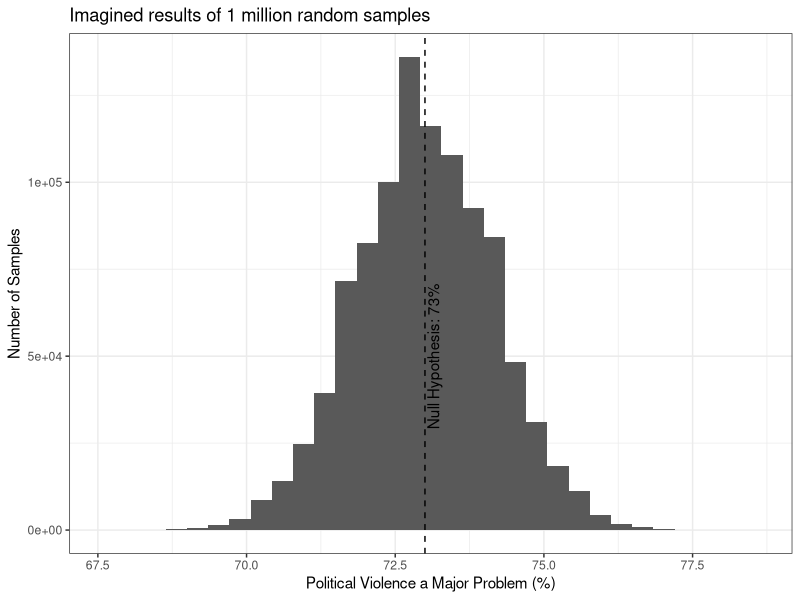
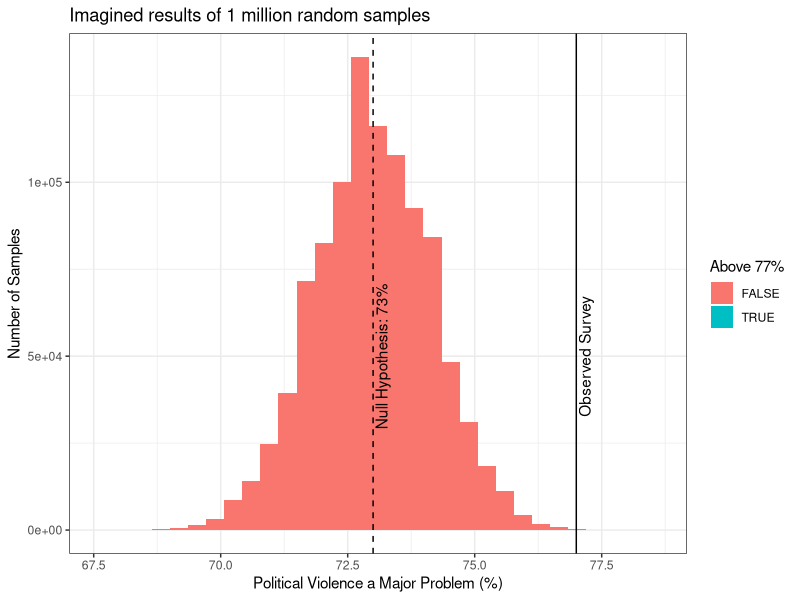
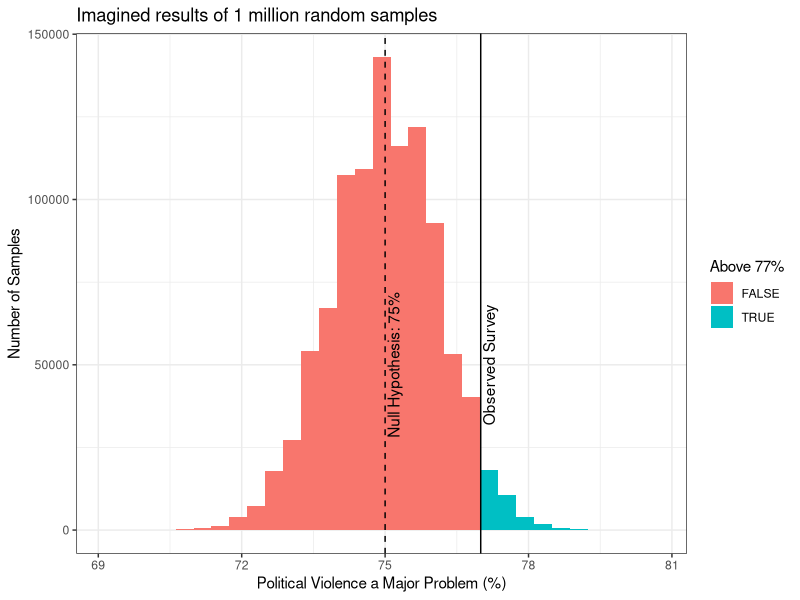

The R source for these figures, in order:
## ---- chunk 1
knitr::opts_chunk$set(echo = FALSE)
require(haven)
require(data.table)
require(ggplot2)
require(magrittr)
## ---- chunk 2
k = 1000000
n = 1477
m = rbinom(k, n, prob = 0.73)/n
pdata = data.table(m = m*100, `Above 77%` = m >= 0.77)

ggplot(pdata, aes(x = m)) + 
  geom_histogram(bins = 31, position = 'identity') +
  geom_vline(xintercept = 73, linetype = 2) +
  annotate("text", x = 73, y = 50000, label = "Null Hypothesis: 73%", angle = 90, vjust = 1.2) +
  xlab("Political Violence a Major Problem (%)") +
  ylab("Number of Samples") +
  ggtitle("Imagined results of 1 million random samples") +
  theme_bw() 
## ---- chunk 3

ggplot(pdata, aes(x = m, fill = `Above 77%`)) + 
  geom_histogram(bins = 31) +
  xlab("Political Violence a Major Problem (%)") +
  ylab("Number of Samples") +
  ggtitle("Imagined results of 1 million random samples") +
  geom_vline(xintercept = 73, linetype = 2) +
  annotate("text", x = 73, y = 50000, label = "Null Hypothesis: 73%", angle = 90, vjust = 1.2) +
  geom_vline(xintercept = 77) + 
  annotate("text", x = 77, y = 50000, label = "Observed Survey", angle = 90, vjust = 1.2) +
  theme_bw() 
## ---- chunk 4
k = 1000000
n = 1477
m = rbinom(k, n, prob = 0.75)/n
pdata = data.table(m = m*100, `Above 77%` = m >= 0.77)

ggplot(pdata, aes(x = m, fill = `Above 77%`)) + 
  geom_histogram(bins = 31) +
  xlab("Political Violence a Major Problem (%)") +
  ylab("Number of Samples") +
  ggtitle("Imagined results of 1 million random samples") +
  geom_vline(xintercept = 75, linetype = 2) +
  annotate("text", x = 75, y = 50000, label = "Null Hypothesis: 75%", angle = 90, vjust = 1.2) +
  geom_vline(xintercept = 77) + 
  annotate("text", x = 77, y = 50000, label = "Observed Survey", angle = 90, vjust = 1.2) +
  theme_bw() 
